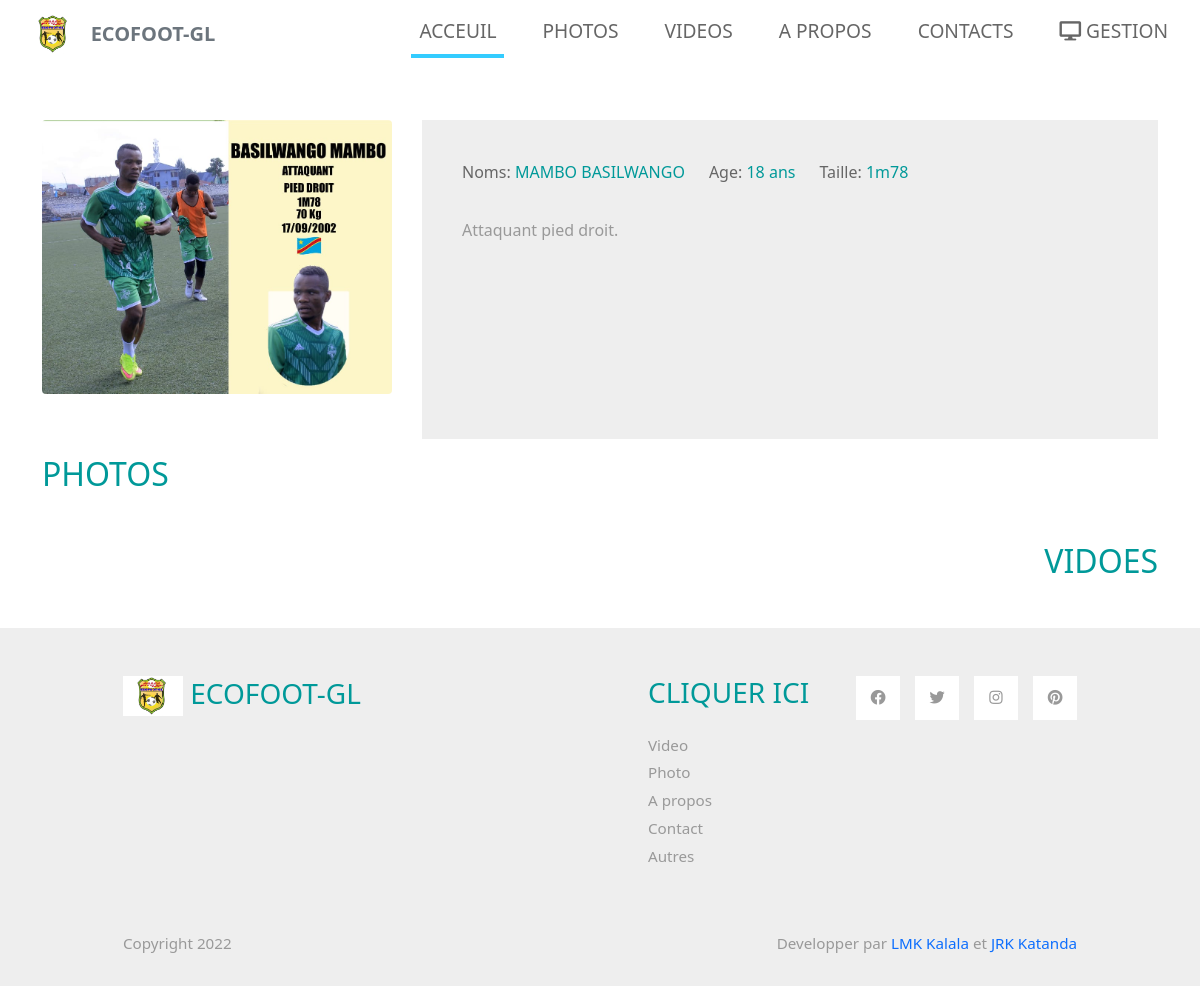
Page /pages/joueur/3 on the committed database.
### tables this page shows
CREATE TABLE `players` (
  `id` int(11) NOT NULL,
  `profile` varchar(300) NOT NULL,
  `name` varchar(300) NOT NULL,
  `age` int(11) NOT NULL,
  `taille` varchar(300) NOT NULL,
  `email` varchar(300) NOT NULL,
  `phone` varchar(300) NOT NULL,
  `description` text NOT NULL,
  `date` varchar(300) NOT NULL,
  `display_status` int(11) NOT NULL DEFAULT '1'
);

### application/controllers/Pages.php (called while the page is built, shortened)
<?php
	class Pages extends CI_Controller{
		public function __construct(){
	        $this->load->helper('url');
	        $this->load->helper('form');
	        $this->load->model('DataModel');
	        $this->load->library('session');
	    }
		public function joueur($id){
			$data['player'] = $this->DataModel->get_where('players',array('id'=>$id));
			$data['photo_player'] = $this->DataModel->get_player_photo($id);
			$data['video_player'] = $this->DataModel->get_player_video($id);
			$data['title'] = ucfirst("Joueurs");
			$this->load->view('header',$data);
			$this->load->view('joueur',$data);
			$this->load->view('footer',$data);
		}
	}

### index.php (called while the page is built, shortened)
<?php
require_once BASEPATH.'core/CodeIgniter.php';

### application/models/DataModel.php (called while the page is built, shortened)
<?php
	class DataModel extends CI_Model
	{
		public function get_player_photo($id){
			$this->db->join('players','players.id = player_photo.player_id');
			$this->db->join('photo','photo.id = player_photo.photo_id');
			$this->db->where(array('player_id'=>$id));
			return $this->db->get('player_photo')->result();
		}
		public function get_player_video($id){
			$this->db->join('players','players.id = player_video.player_id');
			$this->db->join('video','video.id = player_video.video_id');
			$this->db->where(array('player_id'=>$id));
			return $this->db->get('player_video')->result();
		}
		public function get_where($table,$condition = array()){
			return $this->db->get_where($table,$condition)->result();
		}
	}

### pages/joueur.php (the view, shortened to what this page needs)
<div class="container tm-container-content tm-mt-60" style="margin-top: 10%;">
    <div class="row">
        <div class="col-xl-4 col-lg-4 col-md-6 col-sm-12" style="margin-bottom: 4%;">
            <img src="<?=base_url('img/'.$player[0]->profile)?>" class="rounded" width="350">
        </div>
        <div class="col-xl-8 col-lg-8 col-md-6 col-sm-12">
            <div class="tm-bg-gray tm-video-details">
                <div class="mb-4 d-flex flex-wrap">
                    <div class="mr-4 mb-2">
                        <span class="tm-text-gray-dark">Noms: </span><span class="tm-text-primary"><?=$player[0]->name?></span>
                    </div>
                    <div class="mr-4 mb-2">
                        <span class="tm-text-gray-dark">Age: </span><span class="tm-text-primary"><?=$player[0]->age?> ans</span>
                    </div>
                    <div>
                        <span class="tm-text-gray-dark">Taille: </span><span class="tm-text-primary"><?=$player[0]->taille?></span>
                    </div>
                </div>
                <p class="mb-4">
                    <?=$player[0]->description?>
                </p>
            </div>
        </div>
    </div>
    <div class="row mb-4">
        <h2 class="col-12 tm-text-primary d-flex justify-content-start mt-3">
            PHOTOS
        </h2>
    </div>
    <div class="row mb-4">
        <h2 class="col-12 tm-text-primary d-flex justify-content-end">
            VIDOES
        </h2>
    </div>
</div>
<footer class="tm-bg-gray pt-5 pb-3 tm-text-gray tm-footer">
    <div class="container-fluid tm-container-small">
        <div class="row">
            <div class="col-lg-6 col-md-12 col-12 px-5 mb-5">
                <h3 class="tm-text-primary mb-4"> <img src="<?=base_url('img/LOGO ECOFOOOT/logo ECOFOOT.jpg')?>" style="height: 40px;"> ECOFOOT-GL</h3>
            </div>
            <div class="col-lg-3 col-md-6 col-sm-6 col-12 px-5 mb-5">
                <h3 class="tm-text-primary mb-4">CLIQUER ICI</h3>
                <ul class="tm-footer-links pl-0">
                    <li><a href="<?=base_url('pages/view/videos')?>">Video</a></li>
                    <li><a href="<?=base_url('pages/view/photos')?>">Photo</a></li>
                    <li><a href="<?=base_url('pages/view/about')?>">A propos</a></li>
                    <li><a href="<?=base_url('pages/view/contact')?>">Contact</a></li>
                    <li><a href="#">Autres</a></li>
                </ul>
            </div>
            <div class="col-lg-3 col-md-6 col-sm-6 col-12 px-5 mb-5">
                <ul class="tm-social-links d-flex justify-content-end pl-0 mb-5">
                    <li class="mb-2"><a href="https://facebook.com"><i class="fab fa-facebook"></i></a></li>
                    <li class="mb-2"><a href="https://twitter.com"><i class="fab fa-twitter"></i></a></li>
                    <li class="mb-2"><a href="https://instagram.com"><i class="fab fa-instagram"></i></a></li>
                    <li class="mb-2"><a href="https://pinterest.com"><i class="fab fa-pinterest"></i></a></li>
                </ul>
            </div>
        </div>
        <div class="row">
            <div class="col-lg-4 col-md-5 col-12 px-5 mb-3">
                Copyright 2022
            </div>
            <div class="col-lg-8 col-md-7 col-12 px-5 text-right">
               Developper par <a href="">LMK Kalala</a> et <a href="">JRK Katanda</a>
            </div>
        </div>
    </div>
</footer>

### css/our-style.css (style rules this page uses)
p { line-height: 1.8; }
a { text-decoration: none; transition: all 0.3s ease; }
.container-fluid { max-width: 1770px; }
.tm-container-small { max-width: 1050px; }
.tm-mt-60 { margin-top: 60px; }
.tm-text-primary { color: #009999; }
.tm-bg-gray { background-color: #EEEEEE; }
p, .tm-text-gray { color: #999; }
.tm-text-gray-dark { color: #666; }
.tm-footer-links li { list-style: none; margin-bottom: 5px; }
.tm-footer-links li a { color: #999999; }
.tm-social-links li { list-style: none; margin-right: 15px; }
.tm-social-links li:last-child { margin-right: 0; }
.tm-social-links li a { color: #999999; width: 44px; height: 44px; display: flex; background-color: #fff; align-items: center; justify-content: center; }
.tm-footer { font-size: 0.95rem; }
.tm-video-details { height: 100%; padding: 40px; }

### rows in the picture
players: profile (picture), name "MAMBO BASILWANGO", age "18", taille "1m78", description "Attaquant pied droit."
